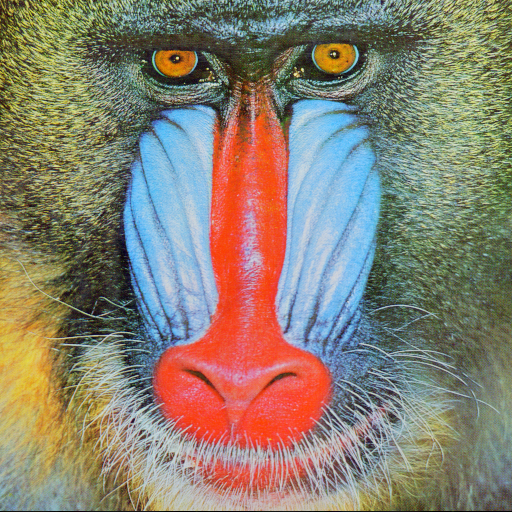
#> input picture computerVision2023/clases/imagenes/baboon.tiff, 512 x 512 px, found by its file name
$ jupyter execute clase2.ipynb   (shell and % lines are left out)
#> lines starting #> are read from the running program, lines starting #| are printed output that depends on the picture
# Imagenes en memoria
# Canales
# Histograma

[cell 1]
import cv2 as cv
import matplotlib.pyplot as plt
import numpy as np
import sys
sys.path.append('C:\GitHub\pythonPrograms\computerVision2023\clasess')

import plot #Módulo de Christian
plt.style.use('dark_background')

path = 'C:\GitHub\pythonPrograms\computerVision2023\clases\imagenes'

[cell 2]
im = cv.imread(path+'\Baboon.tiff', cv.IMREAD_COLOR)
#> im is the input picture: shape (512, 512, 3); mean B, G, R 113.1, 128.9, 137.4
# RGB -> BGR
img = cv.cvtColor(im, cv.COLOR_BGR2RGB)

[cell 3]
img.shape
#> Out = (512, 512, 3)

[cell 4]
rows, cols, channels = img.shape
#> rows = 512; cols = 512; channels = 3
print('Rows {0}\nCols {1}\nChannels {2}'.format(rows,cols,channels))
#| Rows 512
#| Cols 512
#| Channels 3

[cell 5]
def imgview(img, title=None, filename=None, axis=False):
    """
    """
#> called with title = 'Test', filename = 'Test.jpg', axis = True
    r,c = img.shape[0:2]
#> r = 512; c = 512
    k=8
    fig = plt.figure(figsize=(k,k))
    ax = fig.add_subplot(111)
    if len(img.shape) == 3:
        im = ax.imshow(img,extent=None)
    else:
        im = ax.imshow(img,extent=None,cmap='gray',vmin=0,vmax=255)
    if title != None:
        ax.set_title(title,fontsize=14)
    if not axis:
        plt.axis('off')
    else:
        ax.grid(c='w')
        ax.xaxis.tick_top()
        ax.xaxis.set_label_position('top')
        ax.set_xlabel('Columns',fontsize=14)
        ax.set_ylabel('Rows',fontsize=14)
        ax.xaxis.label.set_color('w')
        ax.yaxis.label.set_color('w')
        ax.tick_params(axis='x', colors='w',labelsize=14)
        ax.tick_params(axis='y', colors='w',labelsize=14)

    if filename != None:
        plt.savefig(filename)
    plt.show()

imgview(img, title = 'Test', filename='Test.jpg', axis=True)

[cell 6]
# first row of the image in channel 0
print(img[0:rows,0:2,1])
#> (printed output is left out)

[cell 7]
imgview(img[30:40,200:210,0:3], axis=False)
#> call 2 of imgview, with img = array of shape (10, 10, 3), axis = False
#> in imgview (call 2), `plt.show()`:
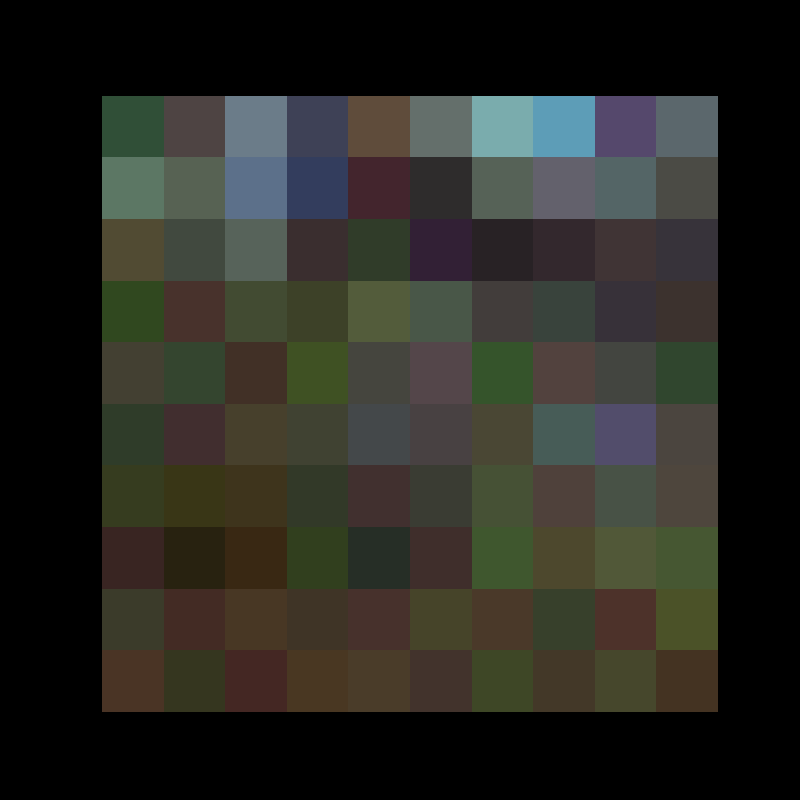
#> figure drawn by matplotlib, 1 panel

[cell 8]
def splitrgb(img, filename = None):
    if (img.shape[2] != 3):
        return img.shape

    r = img[:,:,0]
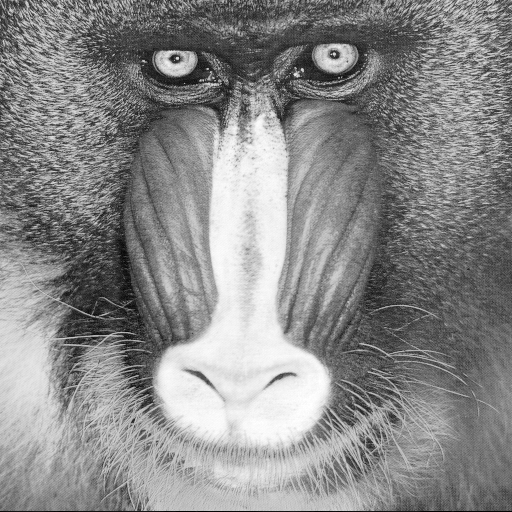
#> r: shape (512, 512); min 0, max 255, mean 137.4
    g = img[:,:,1]
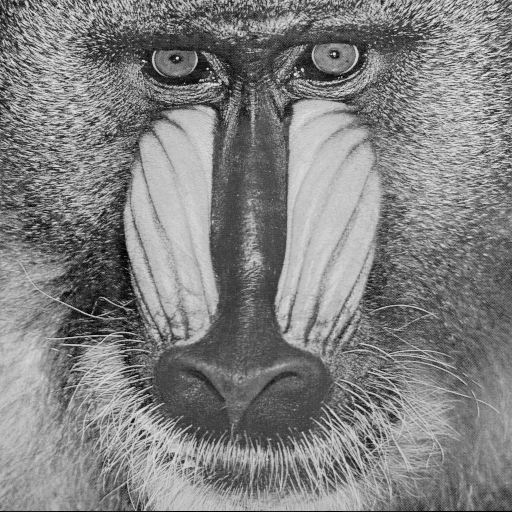
#> g: shape (512, 512); min 0, max 236, mean 128.9
    b = img[:,:,2]
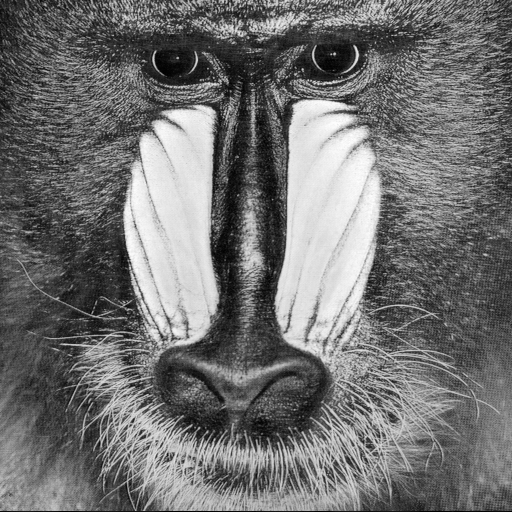
#> b: shape (512, 512); min 0, max 255, mean 113.1

    k=8
    fig = plt.figure(figsize=(k,k))

    ax = fig.add_subplot(2,2,1)
    ax.set_title('RGB')
    ax.imshow(img)
    plt.axis('off')

    ax = fig.add_subplot(2,2,2)
    ax.set_title('R')
    ax.imshow(r, extent=None, cmap = 'gray', vmin = 0, vmax = 255)
    plt.axis('off')

    ax = fig.add_subplot(2,2,3)
    ax.set_title('G')
    ax.imshow(g, extent=None, cmap = 'gray', vmin = 0, vmax = 255)
    plt.axis('off')

    ax = fig.add_subplot(2,2,4)
    ax.set_title('B')
    ax.imshow(b, extent=None, cmap = 'gray', vmin = 0, vmax = 255)
    plt.axis('off')

    if filename != None:
        plt.savefig(filename)
    plt.plot()

splitrgb(img)

[cell 9]
def splitrgb(img):
    """
    """
    fig = plt.figure(figsize=(10,10))
    r = img[:,:,0]
    g = img[:,:,1]
    b = img[:,:,2]
    ax1 = fig.add_subplot(221)
    ax1.imshow(img)
    ax1.set_title('RGB')
    plt.axis('off')
    ax2 = fig.add_subplot(222)
    ax2.imshow(r,cmap='gray', vmin=0, vmax=255)
    ax2.set_title('R')
    plt.axis('off')
    ax3 = fig.add_subplot(223)
    ax3.imshow(g,cmap='gray', vmin=0, vmax=255)
    ax3.set_title('G')
    plt.axis('off')
    ax4 = fig.add_subplot(224)
    ax4.imshow(b,cmap='gray', vmin=0, vmax=255)
    ax4.set_title('B')
    plt.axis('off')
    plt.show()

splitrgb(img)

[cell 10]
def split_rgb2(img, filename=None):
#> called with filename = 'rgb_split.png'
    fig = plt.figure(figsize=(10,10))
    ax1 = fig.add_subplot(221)
    ax1.imshow(img)
    ax1.set_title('RGB')
    plt.axis('off')
    ax2 = fig.add_subplot(222,)
    ax2.imshow(img[:,:,0],cmap='gray',vmin=0,vmax=255)
    ax2.set_title('R')
    plt.axis('off')
    ax3 = fig.add_subplot(223)
    ax3.imshow(img[:,:,1],cmap='gray',vmin=0,vmax=255)
    ax3.set_title('G')
    plt.axis('off')
    ax4 = fig.add_subplot(224)
    ax4.imshow(img[:,:,2],cmap='gray',vmin=0,vmax=255)
    ax4.set_title('b')
    plt.axis('off')

    if filename != None:
        plt.savefig(filename)
    plt.show()
split_rgb2(img,'rgb_split.png')

[cell 11]
for v in img[255,0:512,2]:
    print(v, end=' ')
#> this loop made 512 passes
#> v on passes 1 to 3: 100, 107, 91
#| 100
#| 107
#| 91
#| 83
#| 59
#| 63
#| 83
#| 79
#> (further printed lines are left out)

[cell 12]
fig, ax = plt.subplots(figsize=(30,8))
ax.plot(img[300,:,2], c='w')
ax.set_facecolor('k')
ax.grid(alpha=0.3)
plt.show()
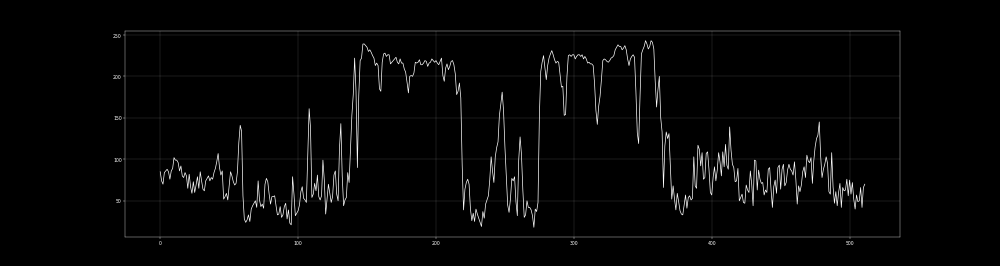
#> figure drawn by matplotlib, 1 panel; curve peaks at x = 352, y = 243

[cell 13]
def hist(img,fill=False,filename=None):
#> called with fill = True
    fig, ax = plt.subplots(figsize=(20,8))
    colors = ['r','g','b']
    for i, color in enumerate(colors):
        histr = cv.calcHist([img],[i],None,[256],[0,256])
        ax.plot(histr, c=color, alpha=0.9)
        x = np.arange(0.0, 256, 1)
        if fill:
            ax.fill_between(x, 0, histr.ravel(), alpha=0.2, color=color)
    ax.set_xlim([0,256])
    ax.grid(alpha=0.2)
    ax.set_facecolor('k')
    ax.set_title('Histogram', fontsize=20)
    ax.set_xlabel('Pixel value', fontsize=20)
    ax.set_ylabel('Pixel count', fontsize=20)

    if filename != None:
        plt.savefig(filename)
    plt.show()
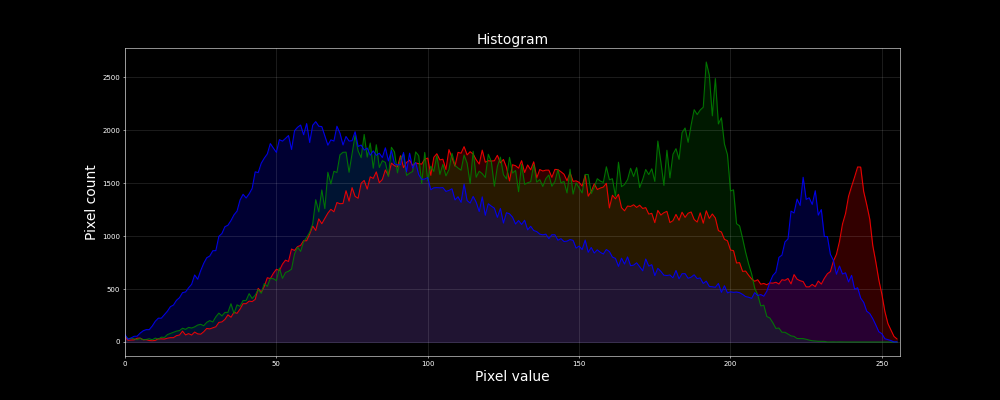
#> figure drawn by matplotlib, 1 panel; curve peaks at x = 112, y = 1845; curve peaks at x = 192, y = 2644; curve peaks at x = 63, y = 2081

hist(img,True)

[cell 14]
def hist(img,filename=None):

    fig = plt.figure(figsize=(30,10))
    ax1 = fig.add_subplot(111)
    colors = ['r','g','b']
    for i,color in enumerate(colors):
        histr = cv.calcHist([img],[i],None,[256],[0,256])
        ax1.plot(histr,c=color)
    plt.show()
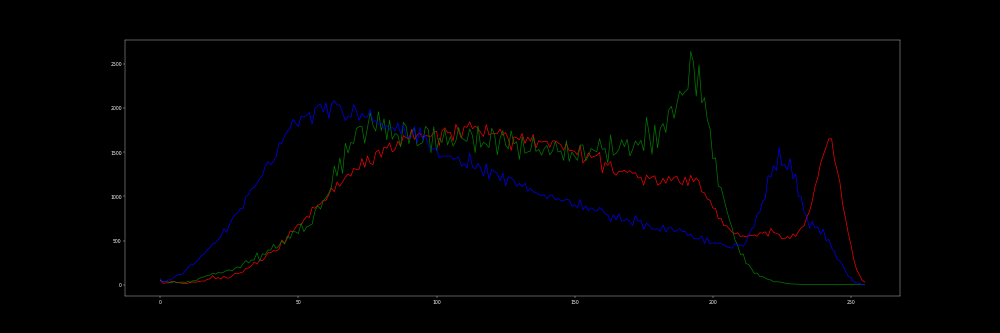
#> figure drawn by matplotlib, 1 panel; curve peaks at x = 112, y = 1845; curve peaks at x = 192, y = 2644; curve peaks at x = 63, y = 2081
hist(img)
